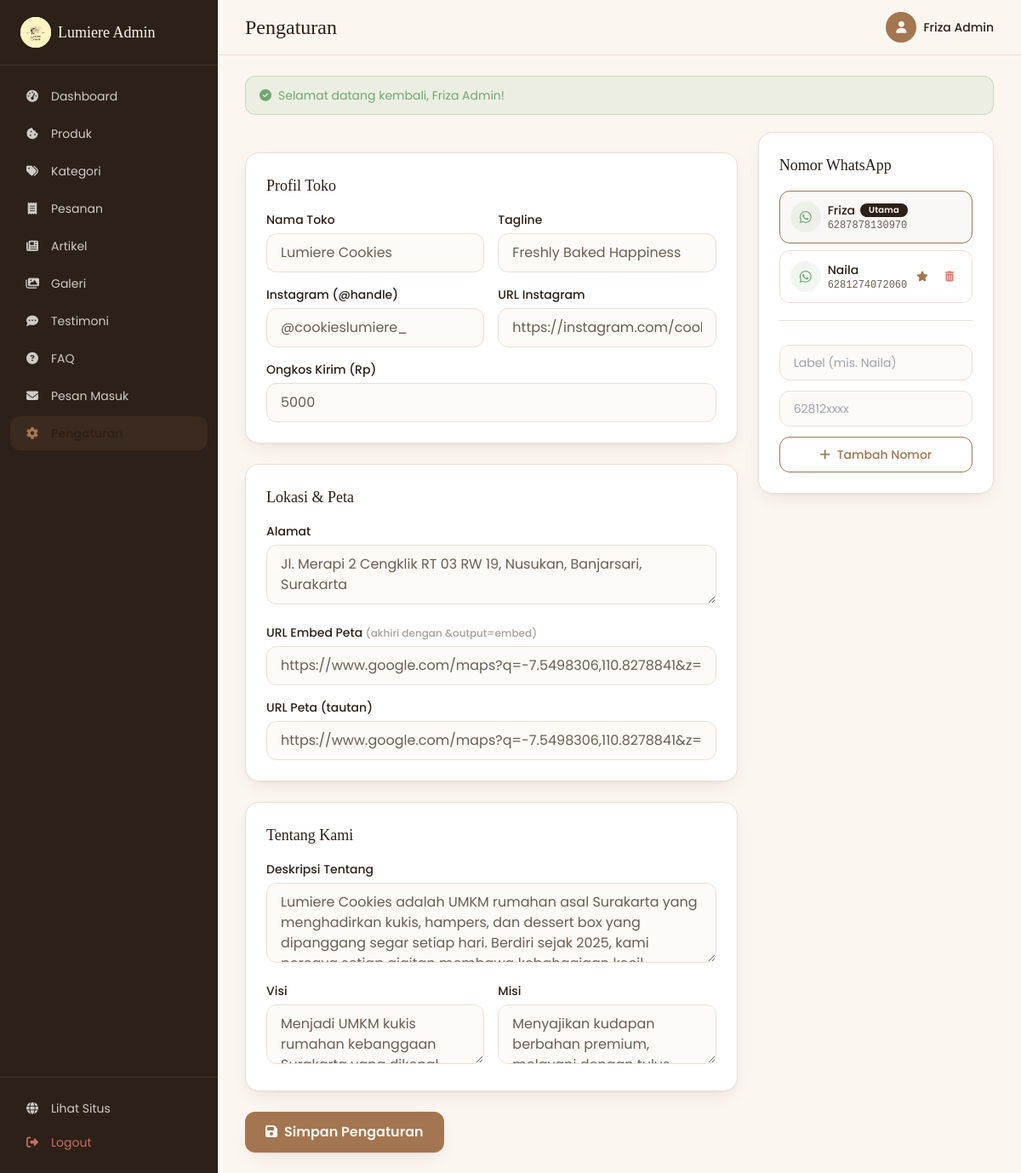
Page /index.php?page=admin/settings (signed in) on the committed database.
### tables this page shows
CREATE TABLE whatsapp_numbers (
  id        INT AUTO_INCREMENT PRIMARY KEY,
  label     VARCHAR(60) NOT NULL,
  number    VARCHAR(30) NOT NULL,            
  is_active TINYINT(1) NOT NULL DEFAULT 1,
  is_primary TINYINT(1) NOT NULL DEFAULT 0
);

### public/index.php (called while the page is built, shortened)
<?php
require __DIR__ . '/../src/config/database.php';
require __DIR__ . '/../src/includes/functions.php';
$routes = [
    'home'          => 'public/home.php',
    'catalog'       => 'public/catalog.php',
    'product'       => 'public/product.php',
    'cart'          => 'public/cart.php',
    'checkout'      => 'public/checkout.php',
    'order-success' => 'public/order_success.php',
    'articles'      => 'public/articles.php',
    'article'       => 'public/article.php',
    'contact'       => 'public/contact.php',
    'login'  => 'auth/login.php',
    'logout' => 'auth/logout.php',
    'api/cart' => 'api/cart.php',
    'admin'             => 'admin/dashboard.php',
    'admin/products'    => 'admin/products.php',
    'admin/categories'  => 'admin/categories.php',
    'admin/orders'      => 'admin/orders.php',
    'admin/order'       => 'admin/order_detail.php',
    'admin/export'      => 'admin/export_orders.php',
    'admin/testimonials'=> 'admin/testimonials.php',
    'admin/faqs'        => 'admin/faqs.php',
    'admin/articles'    => 'admin/articles.php',
    'admin/gallery'     => 'admin/gallery.php',
    'admin/messages'    => 'admin/messages.php',
    'admin/settings'    => 'admin/settings.php',
];
$page = $_GET['page'] ?? 'home';
$file = SRC_PATH . '/pages/' . $routes[$page];
require $file;

### src/includes/functions.php (called while the page is built, shortened)
<?php
function e($value): string
{
    return htmlspecialchars((string) ($value ?? ''), ENT_QUOTES, 'UTF-8');
}
function url(string $page = 'home', array $params = []): string
{
    $query = array_merge(['page' => $page], $params);
    return APP_BASE . '/index.php?' . http_build_query($query);
}
function asset(string $path): string
{
    return APP_BASE . '/assets/' . ltrim($path, '/');
}
function is_logged_in(): bool
{
    return !empty($_SESSION['admin_id']);
}
function current_admin(): ?array
{
    static $admin = null;
    if ($admin === null) {
        $stmt = db()->prepare('SELECT id, name, username, role FROM admins WHERE id = ?');
        $stmt->execute([$_SESSION['admin_id']]);
        $admin = $stmt->fetch() ?: null;
    }
    return $admin;
}
function get_flash(string $key): ?string
{
    if (!empty($_SESSION['flash'][$key])) {
        $msg = $_SESSION['flash'][$key];
        return $msg;
    }
    return null;
}

### src/config/database.php (called while the page is built, shortened)
<?php
if (!function_exists('env')) {
    function env(string $key, $default = null)
    {
        $val = getenv($key);
        return ($val === false || $val === '') ? $default : $val;
    }
}
function db(): PDO
{
    static $pdo = null;
    if ($pdo instanceof PDO) {
        return $pdo;
    }
    $host = env('DB_HOST', '127.0.0.1');
    $port = env('DB_PORT', '3306');
    $name = env('DB_NAME', 'lumiere_cookies');
    $user = env('DB_USER', 'root');
    $pass = env('DB_PASS', '');
    $dsn = "mysql:host={$host};port={$port};dbname={$name};charset=utf8mb4";
    try {
        $pdo = new PDO($dsn, $user, $pass, [
            PDO::ATTR_ERRMODE            => PDO::ERRMODE_EXCEPTION,
            PDO::ATTR_DEFAULT_FETCH_MODE => PDO::FETCH_ASSOC,
            PDO::ATTR_EMULATE_PREPARES   => false,
        ]);
    } catch (PDOException $e) {
        http_response_code(500);
        die(
            '<div style="font-family:sans-serif;max-width:560px;margin:80px auto;padding:24px;'
            . 'border:1px solid #EADFD6;border-radius:16px;background:#FFF8F2;color:#2F241F">'
            . '<h2 style="margin-top:0">Gagal terhubung ke database</h2>'
            . '<p>Pastikan MySQL berjalan dan file <code>.env</code> sudah diisi dengan benar '
            . '(DB_HOST, DB_NAME, DB_USER, DB_PASS), serta <code>schema.sql</code> &amp; '
            . '<code>seed.sql</code> sudah dijalankan.</p>'
            . '<p style="color:#D97A6C"><strong>Detail:</strong> ' . htmlspecialchars($e->getMessage()) . '</p>'
            . '</div>'
        );
    }
    return $pdo;
}

### src/pages/admin/settings.php (the view, shortened to what this page needs)
<?php
$pageTitle = 'Pengaturan';
$adminPage = 'admin/settings';
$pdo = db();
$s = [];
foreach ($pdo->query("SELECT setting_key, setting_value FROM settings") as $row) $s[$row['setting_key']] = $row['setting_value'];
$waNumbers = $pdo->query("SELECT * FROM whatsapp_numbers ORDER BY is_primary DESC, id")->fetchAll();
require SRC_PATH . '/includes/admin_header.php';
function fld($s, $k) { return e($s[$k] ?? ''); }
?>
<div class="grid lg:grid-cols-3 gap-6">
  <div class="lg:col-span-2">
    <form method="post" action="<?= url('admin/settings') ?>" class="space-y-6">
      <div class="bg-card border border-line rounded-2xl p-6 shadow-soft">
        <h2 class="font-display text-lg text-heading mb-4">Profil Toko</h2>
        <div class="grid sm:grid-cols-2 gap-4">
          <div><label class="block text-sm font-medium text-heading mb-1.5">Nama Toko</label><input name="store_name" value="<?= fld($s,'store_name') ?>" class="field w-full rounded-xl border border-line bg-cream/50 px-4 py-2.5 focus:border-primary focus:ring-2 focus:ring-primary/20 outline-none transition"></div>
          <div><label class="block text-sm font-medium text-heading mb-1.5">Tagline</label><input name="tagline" value="<?= fld($s,'tagline') ?>" class="field w-full rounded-xl border border-line bg-cream/50 px-4 py-2.5 focus:border-primary focus:ring-2 focus:ring-primary/20 outline-none transition"></div>
          <div><label class="block text-sm font-medium text-heading mb-1.5">Instagram (@handle)</label><input name="instagram" value="<?= fld($s,'instagram') ?>" class="field w-full rounded-xl border border-line bg-cream/50 px-4 py-2.5 focus:border-primary focus:ring-2 focus:ring-primary/20 outline-none transition"></div>
          <div><label class="block text-sm font-medium text-heading mb-1.5">URL Instagram</label><input name="instagram_url" value="<?= fld($s,'instagram_url') ?>" class="field w-full rounded-xl border border-line bg-cream/50 px-4 py-2.5 focus:border-primary focus:ring-2 focus:ring-primary/20 outline-none transition"></div>
          <div class="sm:col-span-2"><label class="block text-sm font-medium text-heading mb-1.5">Ongkos Kirim (Rp)</label><input name="shipping_cost" type="number" min="0" value="<?= fld($s,'shipping_cost') ?>" class="field w-full rounded-xl border border-line bg-cream/50 px-4 py-2.5 focus:border-primary focus:ring-2 focus:ring-primary/20 outline-none transition"></div>
        </div>
      </div>
      <div class="bg-card border border-line rounded-2xl p-6 shadow-soft">
        <h2 class="font-display text-lg text-heading mb-4">Lokasi & Peta</h2>
        <div class="space-y-4">
          <div><label class="block text-sm font-medium text-heading mb-1.5">Alamat</label><textarea name="address" rows="2" class="field w-full rounded-xl border border-line bg-cream/50 px-4 py-2.5 focus:border-primary focus:ring-2 focus:ring-primary/20 outline-none transition"><?= fld($s,'address') ?></textarea></div>
          <div><label class="block text-sm font-medium text-heading mb-1.5">URL Embed Peta <span class="text-xs text-body/60">(akhiri dengan &output=embed)</span></label><input name="maps_embed" value="<?= fld($s,'maps_embed') ?>" class="field w-full rounded-xl border border-line bg-cream/50 px-4 py-2.5 focus:border-primary focus:ring-2 focus:ring-primary/20 outline-none transition"></div>
          <div><label class="block text-sm font-medium text-heading mb-1.5">URL Peta (tautan)</label><input name="maps_link" value="<?= fld($s,'maps_link') ?>" class="field w-full rounded-xl border border-line bg-cream/50 px-4 py-2.5 focus:border-primary focus:ring-2 focus:ring-primary/20 outline-none transition"></div>
        </div>
      </div>
      <div class="bg-card border border-line rounded-2xl p-6 shadow-soft">
        <h2 class="font-display text-lg text-heading mb-4">Tentang Kami</h2>
        <div class="space-y-4">
          <div><label class="block text-sm font-medium text-heading mb-1.5">Deskripsi Tentang</label><textarea name="about" rows="3" class="field w-full rounded-xl border border-line bg-cream/50 px-4 py-2.5 focus:border-primary focus:ring-2 focus:ring-primary/20 outline-none transition"><?= fld($s,'about') ?></textarea></div>
          <div class="grid sm:grid-cols-2 gap-4">
            <div><label class="block text-sm font-medium text-heading mb-1.5">Visi</label><textarea name="vision" rows="2" class="field w-full rounded-xl border border-line bg-cream/50 px-4 py-2.5 focus:border-primary focus:ring-2 focus:ring-primary/20 outline-none transition"><?= fld($s,'vision') ?></textarea></div>
            <div><label class="block text-sm font-medium text-heading mb-1.5">Misi</label><textarea name="mission" rows="2" class="field w-full rounded-xl border border-line bg-cream/50 px-4 py-2.5 focus:border-primary focus:ring-2 focus:ring-primary/20 outline-none transition"><?= fld($s,'mission') ?></textarea></div>
          </div>
        </div>
      </div>
      <button type="submit" class="btn-primary bg-primary hover:bg-hover text-cream font-semibold px-6 py-3 rounded-xl transition shadow-soft"><i class="fa-solid fa-floppy-disk mr-2"></i>Simpan Pengaturan</button>
    </form>
  </div>
  <div class="lg:col-span-1">
    <div class="bg-card border border-line rounded-2xl p-6 shadow-soft sticky top-24">
      <h2 class="font-display text-lg text-heading mb-4">Nomor WhatsApp</h2>
      <div class="space-y-2 mb-5">
        <?php foreach ($waNumbers as $w): ?>
        <div class="flex items-center gap-2 p-3 rounded-xl border <?= $w['is_primary'] ? 'border-primary bg-primary/5' : 'border-line' ?>">
          <span class="w-9 h-9 grid place-items-center rounded-full bg-success/10 text-success shrink-0"><i class="fa-brands fa-whatsapp"></i></span>
          <div class="flex-1 min-w-0">
            <p class="text-sm font-medium text-heading flex items-center gap-1.5"><?= e($w['label']) ?><?php if ($w['is_primary']): ?><span class="badge badge-best text-[10px]">Utama</span><?php endif; ?></p>
            <p class="text-xs text-body font-mono"><?= e($w['number']) ?></p>
          </div>
          <div class="flex items-center gap-1 shrink-0">
            <?php if (!$w['is_primary']): ?>
            <form method="post" action="<?= url('admin/settings') ?>"><button class="w-7 h-7 grid place-items-center rounded-lg hover:bg-primary/10 text-primary transition" title="Jadikan utama"><i class="fa-solid fa-star text-xs"></i></button></form>
            <form method="post" action="<?= url('admin/settings') ?>" class="js-delete" data-name="<?= e($w['label']) ?>"><button class="w-7 h-7 grid place-items-center rounded-lg hover:bg-danger/10 text-danger transition"><i class="fa-solid fa-trash-can text-xs"></i></button></form>
            <?php endif; ?>
          </div>
        </div>
        <?php endforeach; ?>
      </div>
      <form method="post" action="<?= url('admin/settings') ?>" class="space-y-3 border-t border-line pt-4">
        <input name="label" placeholder="Label (mis. Naila)" required class="field w-full rounded-xl border border-line bg-cream/50 px-4 py-2.5 text-sm focus:border-primary focus:ring-2 focus:ring-primary/20 outline-none transition">
        <input name="number" placeholder="62812xxxx" required class="field w-full rounded-xl border border-line bg-cream/50 px-4 py-2.5 text-sm focus:border-primary focus:ring-2 focus:ring-primary/20 outline-none transition">
        <button type="submit" class="w-full border border-primary text-primary hover:bg-primary hover:text-cream font-medium py-2.5 rounded-xl transition text-sm"><i class="fa-solid fa-plus mr-2"></i>Tambah Nomor</button>
      </form>
    </div>
  </div>
</div>
<?php require SRC_PATH . '/includes/admin_footer.php'; ?>

### src/includes/admin_header.php (shortened to what this page needs)
<?php
$admin     = current_admin();
$adminPage = $adminPage ?? '';
$pageTitle = $pageTitle ?? 'Admin';
$menu = [
    ['admin',              'Dashboard',   'fa-gauge-high'],
    ['admin/products',     'Produk',      'fa-cookie-bite'],
    ['admin/categories',   'Kategori',    'fa-tags'],
    ['admin/orders',       'Pesanan',     'fa-receipt'],
    ['admin/articles',     'Artikel',     'fa-newspaper'],
    ['admin/gallery',      'Galeri',      'fa-images'],
    ['admin/testimonials', 'Testimoni',   'fa-comment-dots'],
    ['admin/faqs',         'FAQ',         'fa-circle-question'],
    ['admin/messages',     'Pesan Masuk', 'fa-envelope'],
    ['admin/settings',     'Pengaturan',  'fa-gear'],
];
$flashSuccess = get_flash('success');
?>
<!DOCTYPE html>
<html lang="id" class="scroll-smooth">
<head>
<script src="https://cdn.tailwindcss.com"></script>
<link rel="stylesheet" href="https://cdnjs.cloudflare.com/ajax/libs/font-awesome/6.5.2/css/all.min.css">
<link rel="stylesheet" href="<?= asset('css/style.css') ?>">
</head>
<body class="bg-cream text-body font-sans antialiased">
<div class="min-h-screen flex">
  <aside id="adminSidebar" class="fixed lg:sticky top-0 z-40 h-screen w-64 shrink-0 bg-heading text-cream/80 flex flex-col -translate-x-full lg:translate-x-0 transition-transform duration-300">
    <div class="px-6 py-5 border-b border-cream/10 flex items-center gap-2">
      <span class="grid place-items-center w-9 h-9 rounded-full bg-cream overflow-hidden"><img src="<?= asset('images/logo.png') ?>" alt="Lumiere" class="w-full h-full object-contain"></span>
      <span class="font-display text-lg text-cream">Lumiere Admin</span>
    </div>
    <nav class="flex-1 overflow-y-auto px-3 py-4 space-y-1">
      <?php foreach ($menu as [$key, $label, $icon]):
        $is = $adminPage === $key; ?>
        <a href="<?= url($key) ?>"
           class="admin-link flex items-center gap-3 px-4 py-2.5 rounded-xl text-sm transition <?= $is ? 'active bg-primary text-cream' : 'hover:bg-cream/10' ?>">
          <i class="fa-solid <?= $icon ?> w-5 text-center"></i><?= e($label) ?>
        </a>
      <?php endforeach; ?>
    </nav>
    <div class="px-3 py-4 border-t border-cream/10">
      <a href="<?= url('home') ?>" target="_blank" class="flex items-center gap-3 px-4 py-2.5 rounded-xl text-sm hover:bg-cream/10 transition">
        <i class="fa-solid fa-globe w-5 text-center"></i>Lihat Situs
      </a>
      <a href="<?= url('logout') ?>" class="flex items-center gap-3 px-4 py-2.5 rounded-xl text-sm text-danger/90 hover:bg-danger/15 transition">
        <i class="fa-solid fa-right-from-bracket w-5 text-center"></i>Logout
      </a>
    </div>
  </aside>
  <div class="flex-1 min-w-0 flex flex-col">
    <header class="sticky top-0 z-20 bg-cream/85 backdrop-blur border-b border-line">
      <div class="px-4 sm:px-6 lg:px-8 h-16 flex items-center justify-between gap-3">
        <div class="flex items-center gap-3">
          <h1 class="font-display text-xl sm:text-2xl text-heading"><?= e($pageTitle) ?></h1>
        </div>
        <div class="flex items-center gap-3">
          <span class="hidden sm:flex items-center gap-2 text-sm">
            <span class="w-9 h-9 grid place-items-center rounded-full bg-primary text-cream"><i class="fa-solid fa-user"></i></span>
            <span class="text-heading font-medium"><?= e($admin['name'] ?? 'Admin') ?></span>
          </span>
        </div>
      </div>
    </header>
    <main class="flex-1 px-4 sm:px-6 lg:px-8 py-6">
      <?php if ($flashSuccess): ?>
        <div class="mb-5 rounded-xl border border-success/30 bg-success/10 text-success px-4 py-3 text-sm">
          <i class="fa-solid fa-circle-check mr-2"></i><?= e($flashSuccess) ?>
        </div>
      <?php endif; ?>

### public/assets/css/style.css (style rules this page uses)
:root { --primary: #A47551; --hover: #8C6244; --line: #EADFD6; --heading: #2C2018; }
* { -webkit-tap-highlight-color: transparent; }
.badge { display: inline-flex; align-items: center; gap: .25rem; font-size: 11px; font-weight: 600; letter-spacing: .02em; padding: 3px 10px; border-radius: 999px; line-height: 1; }
.badge-best { background: #2C2018; color: #FBF6EF; }
.btn-primary { position: relative; overflow: hidden; transition: transform .2s, box-shadow .3s, background-color .25s; }
.admin-link.active { background: rgba(164,117,81,.12); color: #2C2018; font-weight: 600; }
.admin-link.active i { color: #A47551; }
.field { transition: border-color .2s, box-shadow .2s; }

### rows in the picture
whatsapp_numbers: label "Friza", is_primary "Utama", number "6287878130970"
whatsapp_numbers: label "Naila", number "6281274072060"

### other values in the picture
$label "Dashboard"
$label "Produk"
$label "Kategori"
$label "Pesanan"
$label "Artikel"
$label "Galeri"
$label "Testimoni"
$label "FAQ"
$label "Pesan Masuk"
$pageTitle "Pengaturan"
$admin['name'] "Friza Admin"
$flashSuccess "Selamat datang kembali, Friza Admin!"
